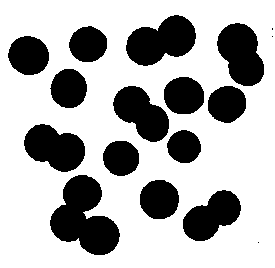
%> input picture BE2_IntroMorphoMath/bloodBW.png, 275 x 268 px
$ octave practical_2.m   (GNU Octave 9; MATLAB toolbox functions it lacks are replaced by stand-ins)
%> lines starting %> are read from the running program, lines starting %| are printed output that depends on the picture; in (x1, y1, x2, y2) boxes, pixels count from 0 and x2, y2 are one past the last pixel; in counts of white or black regions, pixels touching at a corner belong together; the program's own positions count from 1
%% Question 2

im_1 = imread('bloodBW.png');
%> im_1 is the input picture: size 268x275x3 uint8; 69.7% white; 17 black regions (3 under 20 px), largest, box (x1, y1, x2, y2) and area: (50, 175, 120, 255) 3337, (126, 15, 196, 66) 2352, (217, 23, 264, 86) 2074
%im_1 = imcomplement(im_1); % invert the colors, else erosion becomes dilation
im_2 = imread('cameraman.tif');
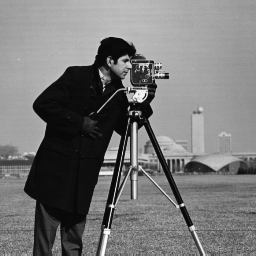
%> input picture BE2_IntroMorphoMath/cameraman.tif, 256 x 256 px
%> im_2 is the input picture: size 256x256 uint8; min 7, max 253, mean 118.7

function question_2(im, structural_element)
    im_eroded = imerode(im, structural_element);
%> im_eroded: size 268x275x3 uint8; 43.4% white; 2 white regions, box (x1, y1, x2, y2) and area: (0, 0, 275, 268) 31991, (88, 163, 95, 170) 25
    im_dilated = imdilate(im, structural_element);
%> im_dilated: size 268x275x3 uint8; 91.1% white; 15 black regions, largest, box (x1, y1, x2, y2) and area: (137, 24, 186, 59) 856, (61, 210, 110, 249) 797, (35, 133, 76, 165) 739

    % plot images
    figure
    subplot(1, 3, 1), imshow(im), title('Original');
    subplot(1, 3, 2), imshow(im_eroded), title('Eroded');
    subplot(1, 3, 3), imshow(im_dilated), title('Dilated');
end

se_1 = strel('rectangle', [10 20]);
se_2 = strel('disk', 10);
se_3 = strel('diamond', 10);
se_4 = strel('line', 10, 0);
question_2(im_1, se_1)
question_2(im_1, se_2)
%> in question_2 (call 2), `im_eroded = imerode(im, structural_element);`: im_eroded: size 268x275x3 uint8; 40.4% white; 2 white regions, box (x1, y1, x2, y2) and area: (0, 0, 275, 268) 29734, (90, 159, 96, 169) 24
%> in question_2 (call 2), `im_dilated = imdilate(im, structural_element);`: im_dilated: size 268x275x3 uint8; 91.5% white; 16 black regions (1 under 20 px), largest, box (x1, y1, x2, y2) and area: (136, 25, 186, 56) 747, (227, 33, 255, 77) 690, (60, 210, 110, 246) 683
question_2(im_1, se_3)
%> in question_2 (call 3), `im_eroded = imerode(im, structural_element);`: im_eroded: size 268x275x3 uint8; 42.4% white; 2 white regions (1 under 20 px), largest, box (x1, y1, x2, y2) and area: (0, 0, 275, 268) 31238
%> in question_2 (call 3), `im_dilated = imdilate(im, structural_element);`: im_dilated: size 268x275x3 uint8; 91.1% white; 14 black regions, largest, box (x1, y1, x2, y2) and area: (60, 185, 110, 245) 1068, (136, 25, 186, 56) 803, (227, 33, 254, 76) 716
question_2(im_1, se_4)
%> in question_2 (call 4), `im_eroded = imerode(im, structural_element);`: im_eroded: size 268x275x3 uint8; 60.9% white; 13 black regions (3 under 20 px), largest, box (x1, y1, x2, y2) and area: (108, 23, 269, 163) 9320, (45, 175, 125, 255) 4164, (121, 15, 201, 66) 2901
%> in question_2 (call 4), `im_dilated = imdilate(im, structural_element);`:
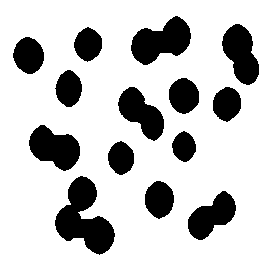
%> im_dilated: size 268x275x3 uint8; 78.6% white; 14 black regions, largest, box (x1, y1, x2, y2) and area: (55, 176, 115, 255) 2473, (131, 16, 191, 65) 1778, (29, 125, 80, 171) 1518
% [4 lines of commented-out code are left out]

%% Question 3

clear
clc

im = imread('EuropeBW.bmp');
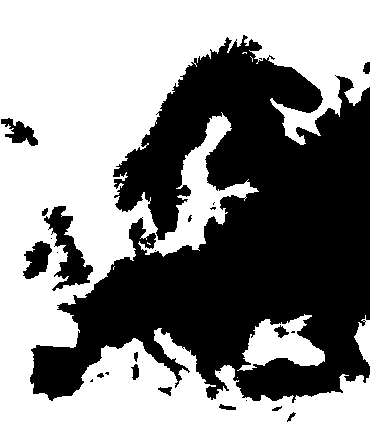
%> input picture BE2_IntroMorphoMath/EuropeBW.bmp, 370 x 423 px
%> im: size 423x370 logical; 53.5% white; 26 black regions (12 under 20 px), largest, box (x1, y1, x2, y2) and area: (30, 35, 370, 403) 69399, (44, 206, 93, 291) 1604, (23, 241, 52, 279) 667
im = imcomplement(im);

se = strel('disk', 1);
edges_internal = imcomplement(im - imerode(im, se));
%> edges_internal: size 423x370 double; values 0 (black) and 1 (white), 97.4% white; black in thin lines or dots
edges_external = imcomplement(imdilate(im, se) - im);
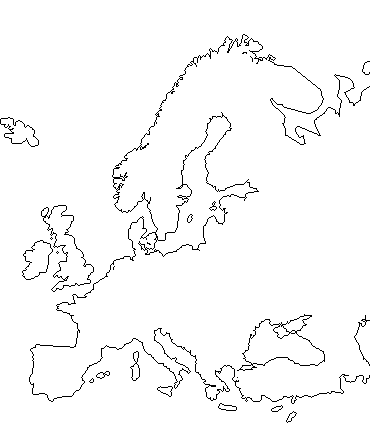
%> edges_external: size 423x370 double; values 0 (black) and 1 (white), 97.4% white; black in thin lines or dots

figure
subplot(1, 3, 1), imshow(im), title('Original')
subplot(1, 3, 2), imshow(edges_internal), title('Internal edges')
subplot(1, 3, 3), imshow(edges_external), title('External edges')


%% Question 4
clear;
clc

im = imread('EuropeBW.bmp');
im = imcomplement(im);

n_erosions = 25;
[width, height] = size(im);
%> width = 423; height = 370
stack = zeros(width, height, n_erosions+1, 'logical');

stack(:, :, 1) = im;
structural_element = strel('disk', 7);
for i=1:n_erosions
    stack(:, :, i+1) = imerode(stack(:, :, i), structural_element);
end

collapsed = sum(stack, 3);
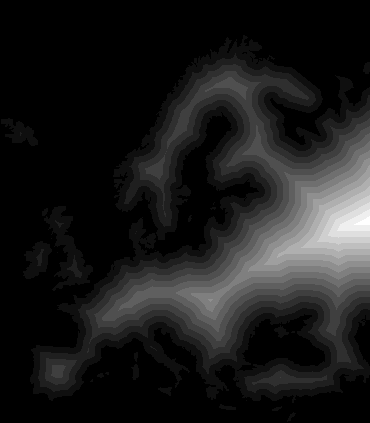
%> collapsed: size 423x370 double; min 0, max 16, mean 1.75; drawn with min black and max white
imagesc(collapsed)
c = colorbar;
c.Label.String = 'Distance from the sea in number of erosions';

%% Question 5
clear, clc;

im = imread('Images2.jpg');
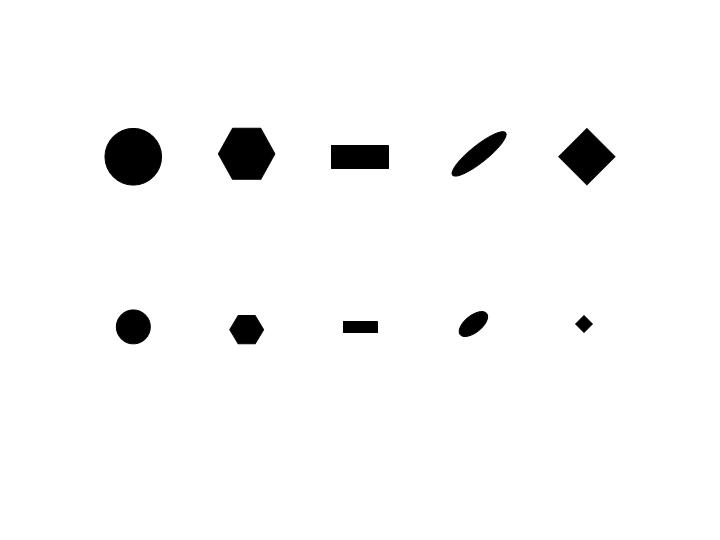
%> input picture BE2_IntroMorphoMath/Images2.jpg, 720 x 540 px
%> im is the input picture: size 540x720 uint8; min 0, max 255, mean 247.4
im = imcomplement(im);

figure
subplot(1, 4, 1)
imshow(im)

se = strel('rectangle', [20 56]);
ime = imerode(im, se);
ime = imdilate(ime, se);
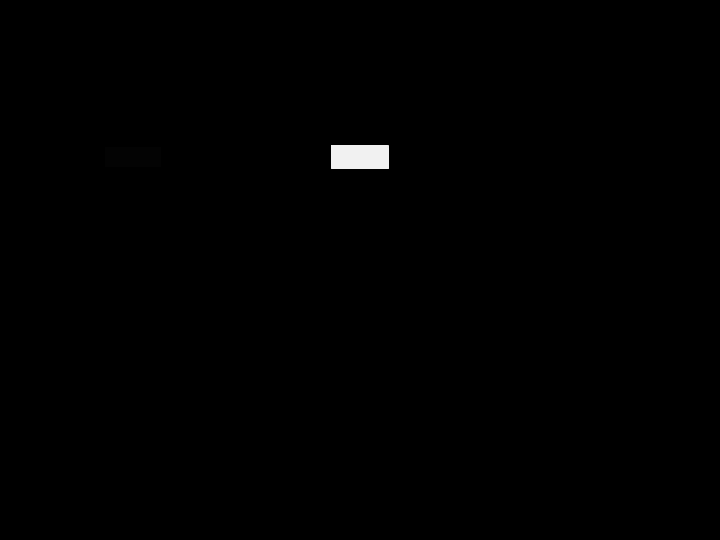
%> ime: size 540x720 uint8; min 0, max 241, mean 0.9
subplot(1, 4, 2), imshow(ime), title('Direct filter of large object')

se = strel('disk', 15);
ime = imerode(im, se);
subplot(1, 4, 3), imshow(ime), title('Filtered large objects')

ime = im - ime;

se = strel('rectangle', [11 35]);
ime = imerode(ime, se);
ime = imdilate(ime, se);
subplot(1, 4, 4), imshow(ime), title('Filtered smaller object')

%% Question 6

clear
clc
